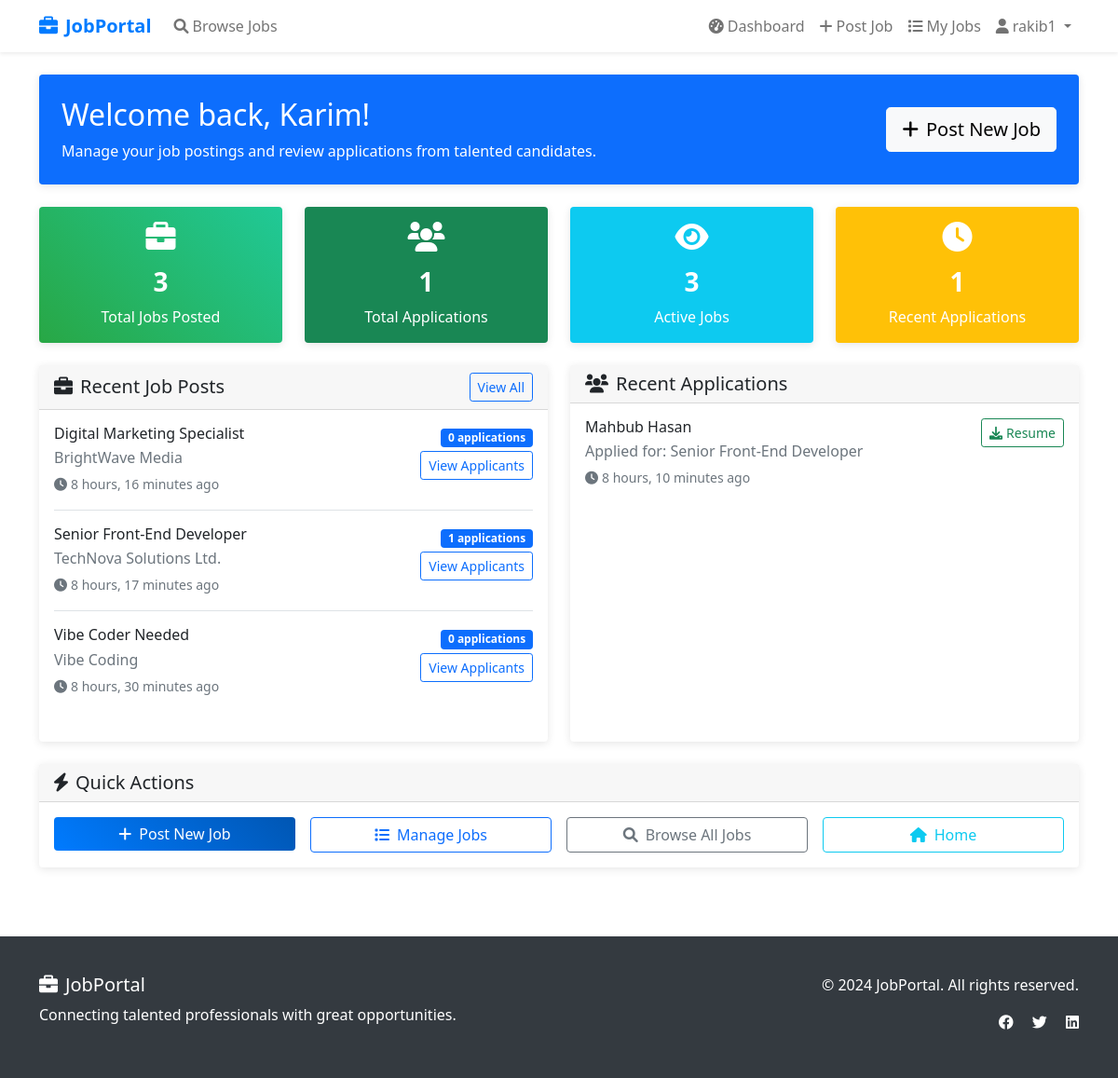
/employer/dashboard/ (signed in), run on the app's committed database.
### jobs/models.py (models this page shows, shortened)
class Job(models.Model):
    title = models.CharField(max_length=200)
    company_name = models.CharField(max_length=200)
    location = models.CharField(max_length=200)
    description = models.TextField()
    posted_by = models.ForeignKey(User, on_delete=models.CASCADE, related_name='posted_jobs')
    created_at = models.DateTimeField(default=timezone.now)
    class Meta:
        ordering = ['-created_at']

class Application(models.Model):
    job = models.ForeignKey(Job, on_delete=models.CASCADE, related_name='applications')
    applicant = models.ForeignKey(User, on_delete=models.CASCADE, related_name='applications')
    resume = models.FileField(upload_to='resumes/')
    cover_letter = models.TextField()
    applied_at = models.DateTimeField(default=timezone.now)
    class Meta:
        ordering = ['-applied_at']
        unique_together = ['job', 'applicant']  # Prevent duplicate applications

### jobs/views.py (the view)
# urls.py: path('employer/dashboard/', views.employer_dashboard, name='employer_dashboard'),
@login_required
def employer_dashboard(request):
    try:
        profile = request.user.userprofile
        if profile.role != 'employer':
            messages.error(request, 'Access denied. Employer account required.')
            return redirect('jobs:home')
    except UserProfile.DoesNotExist:
        messages.error(request, 'Profile not found.')
        return redirect('jobs:home')
    my_jobs = Job.objects.filter(posted_by=request.user)[:5]
    recent_applications = Application.objects.filter(job__posted_by=request.user)[:5]
    context = {
        'my_jobs': my_jobs,
        'recent_applications': recent_applications,
        'total_jobs': Job.objects.filter(posted_by=request.user).count(),
        'total_applications': Application.objects.filter(job__posted_by=request.user).count(),
    }
    return render(request, 'jobs/employer_dashboard.html', context)

### jobs/templates/jobs/employer_dashboard.html (shortened to what this page needs)
{% extends 'jobs/base.html' %}
{% block content %}
<div class="container py-4">
    <div class="row mb-4">
        <div class="col-12">
            <div class="card bg-primary text-white">
                <div class="card-body p-4">
                    <div class="row align-items-center">
                        <div class="col-md-8">
                            <h2 class="mb-2">Welcome back, {{ user.first_name }}!</h2>
                            <p class="mb-0">Manage your job postings and review applications from talented candidates.</p>
                        </div>
                        <div class="col-md-4 text-md-end">
                            <a href="{% url 'jobs:post_job' %}" class="btn btn-light btn-lg">
                                <i class="fas fa-plus me-2"></i>Post New Job
                            </a>
                        </div>
                    </div>
                </div>
            </div>
        </div>
    </div>
    <div class="row g-4 mb-4">
        <div class="col-md-6 col-lg-3">
            <div class="card stats-card h-100">
                <div class="card-body text-center">
                    <i class="fas fa-briefcase fa-2x mb-3"></i>
                    <h3 class="fw-bold">{{ total_jobs }}</h3>
                    <p class="mb-0">Total Jobs Posted</p>
                </div>
            </div>
        </div>
        <div class="col-md-6 col-lg-3">
            <div class="card bg-success text-white h-100">
                <div class="card-body text-center">
                    <i class="fas fa-users fa-2x mb-3"></i>
                    <h3 class="fw-bold">{{ total_applications }}</h3>
                    <p class="mb-0">Total Applications</p>
                </div>
            </div>
        </div>
        <div class="col-md-6 col-lg-3">
            <div class="card bg-info text-white h-100">
                <div class="card-body text-center">
                    <i class="fas fa-eye fa-2x mb-3"></i>
                    <h3 class="fw-bold">{{ my_jobs.count }}</h3>
                    <p class="mb-0">Active Jobs</p>
                </div>
            </div>
        </div>
        <div class="col-md-6 col-lg-3">
            <div class="card bg-warning text-white h-100">
                <div class="card-body text-center">
                    <i class="fas fa-clock fa-2x mb-3"></i>
                    <h3 class="fw-bold">{{ recent_applications.count }}</h3>
                    <p class="mb-0">Recent Applications</p>
                </div>
            </div>
        </div>
    </div>
    <div class="row g-4">
        <div class="col-lg-6">
            <div class="card h-100">
                <div class="card-header d-flex justify-content-between align-items-center">
                    <h5 class="mb-0"><i class="fas fa-briefcase me-2"></i>Recent Job Posts</h5>
                    <a href="{% url 'jobs:my_jobs' %}" class="btn btn-sm btn-outline-primary">View All</a>
                </div>
                <div class="card-body">
                    {% if my_jobs %}
                        {% for job in my_jobs %}
                        <div class="d-flex justify-content-between align-items-start mb-3 pb-3 {% if not forloop.last %}border-bottom{% endif %}">
                            <div>
                                <h6 class="mb-1">{{ job.title }}</h6>
                                <p class="text-muted mb-1">{{ job.company_name }}</p>
                                <small class="text-muted">
                                    <i class="fas fa-clock me-1"></i>{{ job.created_at|timesince }} ago
                                </small>
                            </div>
                            <div class="text-end">
                                <span class="badge bg-primary">{{ job.applications.count }} applications</span>
                                <div class="mt-1">
                                    <a href="{% url 'jobs:job_applicants' job.id %}" class="btn btn-sm btn-outline-primary">
                                        View Applicants
                                    </a>
                                </div>
                            </div>
                        </div>
                        {% endfor %}
                    {% endif %}
                </div>
            </div>
        </div>
        <div class="col-lg-6">
            <div class="card h-100">
                <div class="card-header">
                    <h5 class="mb-0"><i class="fas fa-users me-2"></i>Recent Applications</h5>
                </div>
                <div class="card-body">
                    {% if recent_applications %}
                        {% for application in recent_applications %}
                        <div class="d-flex justify-content-between align-items-start mb-3 pb-3 {% if not forloop.last %}border-bottom{% endif %}">
                            <div>
                                <h6 class="mb-1">{{ application.applicant.first_name }} {{ application.applicant.last_name }}</h6>
                                <p class="text-muted mb-1">Applied for: {{ application.job.title }}</p>
                                <small class="text-muted">
                                    <i class="fas fa-clock me-1"></i>{{ application.applied_at|timesince }} ago
                                </small>
                            </div>
                            <div class="text-end">
                                <a href="{{ application.resume.url }}" class="btn btn-sm btn-outline-success" target="_blank">
                                    <i class="fas fa-download me-1"></i>Resume
                                </a>
                            </div>
                        </div>
                        {% endfor %}
                    {% else %}
                        <div class="text-center py-4">
                            <i class="fas fa-users fa-3x text-muted mb-3"></i>
                            <p class="text-muted">No applications received yet.</p>
                        </div>
                    {% endif %}
                </div>
            </div>
        </div>
    </div>
    <div class="row mt-4">
        <div class="col-12">
            <div class="card">
                <div class="card-header">
                    <h5 class="mb-0"><i class="fas fa-bolt me-2"></i>Quick Actions</h5>
                </div>
                <div class="card-body">
                    <div class="row g-3">
                        <div class="col-md-3">
                            <a href="{% url 'jobs:post_job' %}" class="btn btn-primary w-100">
                                <i class="fas fa-plus me-2"></i>Post New Job
                            </a>
                        </div>
                        <div class="col-md-3">
                            <a href="{% url 'jobs:my_jobs' %}" class="btn btn-outline-primary w-100">
                                <i class="fas fa-list me-2"></i>Manage Jobs
                            </a>
                        </div>
                        <div class="col-md-3">
                            <a href="{% url 'jobs:job_list' %}" class="btn btn-outline-secondary w-100">
                                <i class="fas fa-search me-2"></i>Browse All Jobs
                            </a>
                        </div>
                        <div class="col-md-3">
                            <a href="{% url 'jobs:home' %}" class="btn btn-outline-info w-100">
                                <i class="fas fa-home me-2"></i>Home
                            </a>
                        </div>
                    </div>
                </div>
            </div>
        </div>
    </div>
</div>
{% endblock %}

### jobs/templates/jobs/base.html (shortened to what this page needs)
<!DOCTYPE html>
<html lang="en">
<head>
    <link href="https://cdn.jsdelivr.net/npm/bootstrap@5.1.3/dist/css/bootstrap.min.css" rel="stylesheet">
    <link href="https://cdnjs.cloudflare.com/ajax/libs/font-awesome/6.0.0/css/all.min.css" rel="stylesheet">
</head>
<body>
    <nav class="navbar navbar-expand-lg navbar-light bg-white shadow-sm">
        <div class="container">
            <a class="navbar-brand" href="{% url 'jobs:home' %}">
                <i class="fas fa-briefcase me-2"></i>JobPortal
            </a>
            <div class="collapse navbar-collapse" id="navbarNav">
                <ul class="navbar-nav me-auto">
                    <li class="nav-item">
                        <a class="nav-link" href="{% url 'jobs:job_list' %}">
                            <i class="fas fa-search me-1"></i>Browse Jobs
                        </a>
                    </li>
                </ul>
                <ul class="navbar-nav">
                    {% if user.is_authenticated %}
                        {% if user.userprofile.role == 'employer' %}
                            <li class="nav-item">
                                <a class="nav-link" href="{% url 'jobs:employer_dashboard' %}">
                                    <i class="fas fa-tachometer-alt me-1"></i>Dashboard
                                </a>
                            </li>
                            <li class="nav-item">
                                <a class="nav-link" href="{% url 'jobs:post_job' %}">
                                    <i class="fas fa-plus me-1"></i>Post Job
                                </a>
                            </li>
                            <li class="nav-item">
                                <a class="nav-link" href="{% url 'jobs:my_jobs' %}">
                                    <i class="fas fa-list me-1"></i>My Jobs
                                </a>
                            </li>
                        {% endif %}
                        <li class="nav-item dropdown">
                            <a class="nav-link dropdown-toggle" href="#" id="navbarDropdown" role="button" data-bs-toggle="dropdown">
                                <i class="fas fa-user me-1"></i>{{ user.username }}
                            </a>
                        </li>
                    {% endif %}
                </ul>
            </div>
        </div>
    </nav>
    <main>
        {% block content %}
        {% endblock %}
    </main>
    <footer class="footer">
        <div class="container">
            <div class="row">
                <div class="col-md-6">
                    <h5><i class="fas fa-briefcase me-2"></i>JobPortal</h5>
                    <p>Connecting talented professionals with great opportunities.</p>
                </div>
                <div class="col-md-6 text-md-end">
                    <p>&copy; 2024 JobPortal. All rights reserved.</p>
                    <div class="social-links">
                        <a href="#" class="text-white me-3"><i class="fab fa-facebook"></i></a>
                        <a href="#" class="text-white me-3"><i class="fab fa-twitter"></i></a>
                        <a href="#" class="text-white"><i class="fab fa-linkedin"></i></a>
                    </div>
                </div>
            </div>
        </div>
    </footer>
</body>
</html>

### jobs/templates/jobs/base.html (style rules this page uses)
.navbar-brand { font-weight: bold; color: #007bff !important; }
.card { transition: transform 0.2s; border: none; box-shadow: 0 2px 10px rgba(0,0,0,0.1); }
.btn-primary { background: linear-gradient(45deg, #007bff, #0056b3); border: none; }
.footer { background-color: #343a40; color: white; padding: 40px 0; margin-top: 50px; }
.stats-card { background: linear-gradient(45deg, #28a745, #20c997); color: white; }

### data on the page
Job: title "Digital Marketing Specialist", company_name "BrightWave Media", created_at "8 hours, 16 minutes", applications.count "0"
Job: title "Senior Front-End Developer", company_name "TechNova Solutions Ltd.", created_at "8 hours, 17 minutes", applications.count "1"
Job: title "Vibe Coder Needed", company_name "Vibe Coding", created_at "8 hours, 30 minutes", applications.count "0"
Application: applicant.first_name "Mahbub", applicant.last_name "Hasan", job "Senior Front-End Developer", applied_at "8 hours, 10 minutes"

### other printed values
{{ user.username }} "rakib1"
{{ user.first_name }} "Karim"
{{ total_jobs }} "3"
{{ total_applications }} "1"
{{ my_jobs.count }} "3"
{{ recent_applications.count }} "1"
